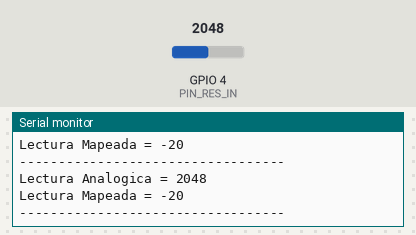
Bench run of a sketch on a simulated ESP32. Shown: the last lines printed to the serial monitor. The inputs (shaded band) are chosen by the test bench; at power-on: GPIO 4 (PIN_RES_IN) = 2048.

Above: at 1.8 s.
1.9 s: GPIO 4 (PIN_RES_IN) set to 2866
At 2.8 s:
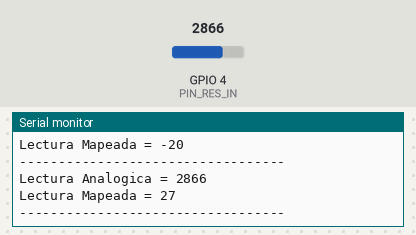
3.4 s: GPIO 4 (PIN_RES_IN) set to 3603
At 4.8 s:
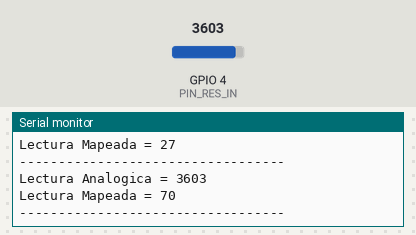
Timing chart, 0 to 6.4 s (numbered marks = the images above; inputs shaded):
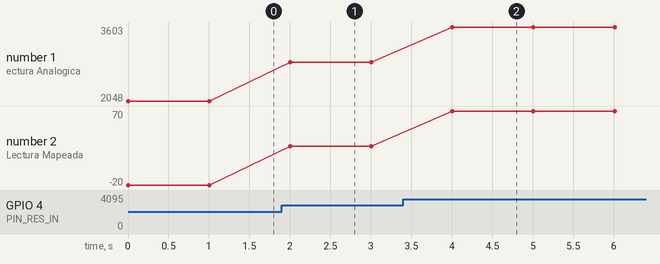

Measured:
- after the input at 1.9 s, the serial monitor: prints a new line after 0.10 s (image 1)
- after the input at 3.4 s, the serial monitor: prints a new line after 0.61 s (image 2)
- plotted number 1: 2048 → 2866 after the input at 1.9 s, 2866 → 3603 after the input at 3.4 s
- plotted number 2: -20 → 27 after the input at 1.9 s, 27 → 70 after the input at 3.4 s

The sketch:

SensorWeight_v2.ino
```cpp
const int PIN_RES_IN = 4;
int weightVal, mapWeightVal;            // Para la lectura del sensor de fuerza resistivo

void setup() {
  Serial.begin(115200);
  pinMode(PIN_RES_IN, INPUT);
}

void loop(){
  weightVal = analogRead(PIN_RES_IN);                 // La Resistencia es igual a la lectura del sensor, funcionamiento 100g - 10kg
  //mapWeightVal = map(weightVal, 200, 3500, 0, 100);     // Cambiar el rango de la lectura para 220ohm
  mapWeightVal = map(weightVal, 2400, 4100, 0, 100);      // Cambiar el rango de la lectura para 10Kohm

  Serial.print("Lectura Analogica = ");
  Serial.println(weightVal);
  Serial.print("Lectura Mapeada = ");
  Serial.println(mapWeightVal);
  Serial.println("----------------------------------");

  delay(1000); //Cien “ms” de espera en cada lectura
}
```
